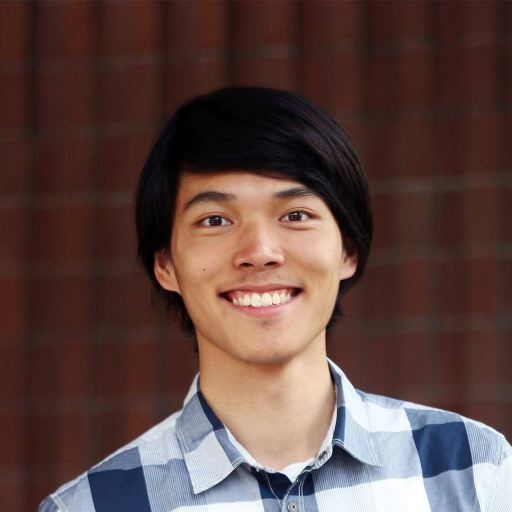
#> input picture seth.jpg, 1024 x 1024 px, found by its file name (shown at 1/2 size)
$ jupyter execute --allow-errors Untitled5.ipynb
#> lines starting #> are read from the running program, lines starting #| are printed output that depends on the picture
[cell 1]
import imageio
import numpy as np
from matplotlib import pyplot as py
from scipy.stats import norm
from statistics import stdev
from scipy.optimize import curve_fit
import pylab
from collections import defaultdict
from PIL import Image

[cell 2]
#Eval function 1 based on input_file.txt
# [19 lines left out: functions evaluate_fit_function, evaluate_fit_function_curve2, not called in this run]


#Per cone formulas that are used in Eval function 2
def L_formula(x, wavelength_max):
    result = (abs(x-wavelength_max)/28.5)**3.1 + 1
    return 1/result
def M_formula(x, wavelength_max):
    result = (abs(x-wavelength_max)/41)**2.8 + 1
    return 1/result
def S_formula(x, wavelength_max):
    result = (abs(x-wavelength_max)/52)**3.3 + 1
    return 1/result


#Error Function Number 1 - Weighted multipliers of raw differences between proposed pixel and actual pixel
# [31 lines left out: functions wavelength_error_sum, wavelength_error_ratio, not called in this run]


#-----------------------------------------------------------------------------------------------------------------------

#Set Error Function and Eval Function up here

eval_function = evaluate_fit_function_curve2
error_function = wavelength_error_sum


#Find wavelength that maps closest to given pixel value
# [11 lines left out: function find_closest_wavelength, not called in this run]

#Read in  image
def read_in_image(image_name):

    im = imageio.imread(image_name, pilmode='RGB')
    print(im.shape)
    return im

#Bring rgb values into range [0,1]
def normalize_RGB(rgb):
    return [x/255 for x in rgb]


#Remap pixel from RGB space to spectral space (Incorporates all previous functions)
# [9 lines left out: function remap_pixel, not called in this run]

def check_int(s):
    s = str(s)
    if s[0] in ('-', '+'):
        return s[1:].isdigit()
    return s.isdigit()

#Loads input_file.txt into 2D numpy array
def clean_data(txt_file):
    with open(txt_file) as f:
#> (reads input_file.txt from the repository)
        lines = [line.rstrip('\n') for line in f]

    split_lines = []
    for line in lines:
        temp_array = line.split(" ")
        # print(temp_array)
        to_add = []

        for item in temp_array:
            # print("{} {} {}".format(item, check_int(item), to_add))
            if check_int(item) and len(to_add) > 0:

                split_lines.append(to_add)
                to_add = []
                to_add.append(item)
            else:
                to_add.append(item)
        if to_add:
            split_lines.append(to_add)

#     print(split_lines)
    for row in split_lines:
        for rowIndex in range(len(row)):
            if ord(row[rowIndex][0]) in [8722, 8211] :
                row[rowIndex] = '-' + row[rowIndex][1:]

            if ord(row[rowIndex][0]) in [8722, 8211] or (row[rowIndex][0] == '-' and len(row[rowIndex]) == 1):
                row[rowIndex] = np.nan
            else:
                try:
                    row[rowIndex] = float(row[rowIndex])
                except Exception as e:
                    print(e)
                    exit()

    np.asarray(split_lines)

    return split_lines

#> (a cell that did not finish here is left out)

#> (a cell that did not finish here is left out)

[cell 5]
#Testing environment for equation estimates of sensitivity spectra (Eval Function 2)

expanded_axis = np.arange(340., 800., 5.)
S_max, M_max, L_max = 444, 532, 564
def L_formula(x, wavelength_max):
    result = (abs(x-wavelength_max)/28.5)**3.1 + 1
    return 1/result
def M_formula(x, wavelength_max):
    result = (abs(x-wavelength_max)/41)**2.8 + 1
    return 1/result
def S_formula(x, wavelength_max):
    result = (abs(x-wavelength_max)/52)**3.3 + 1
    return 1/result


S_data = [S_formula(x, S_max) for x in expanded_axis]
M_data = [M_formula(x, M_max) for x in expanded_axis]
L_data = [L_formula(x, L_max) for x in expanded_axis]
L_data
py.plot(expanded_axis, L_data)
py.plot(expanded_axis, S_data)
py.plot(expanded_axis, M_data)
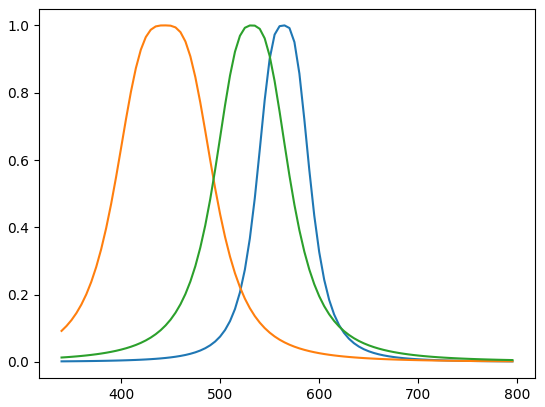
#> figure drawn by matplotlib, 1 panel; curve peaks at x = 565, y = 1; curve peaks at x = 445, y = 1; curve peaks at x = 530, y = 1

[cell 6]
#Graphing function for eval function 1 (Disregard for now)

coneType_to_hypers = {}
#> (the rest of this cell did not finish here and is left out)

[cell 7]
#Main - Repeatedly runs remap_pixel to remap entire input image


image_data = read_in_image("/Users/rahulbalakrishnan/Desktop/seth.jpg")
#> in read_in_image, im is the input picture: shape (1024, 1024, 3); mean R, G, B 92.7, 68.6, 64.7
#| (1024, 1024, 3)
image_data = image_data.astype("float")
row_count = len(image_data)
#> row_count = 1024
count = 1
cache = {}
hash_code = lambda x: x[0]*(256**2) + x[1]*256 + x[2]


#> (the rest of this cell did not finish here and is left out)

[cell 8]
imgd = read_in_image("/Users/rahulbalakrishnan/Desktop/switzerland-hero.jpg")
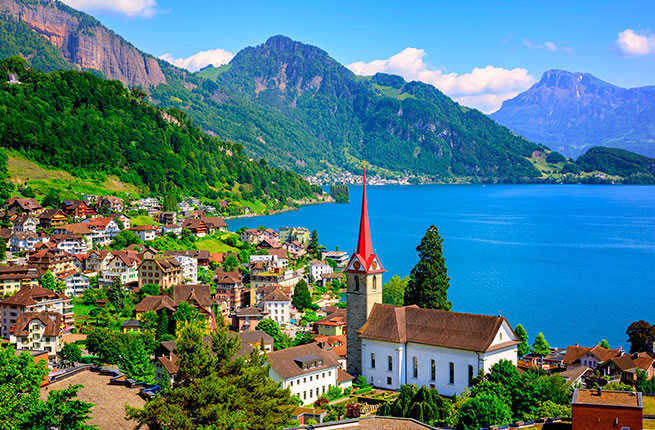
#> input picture switzerland-hero.jpg, 655 x 430 px, found by its file name
#> in read_in_image, im is the input picture: shape (430, 655, 3); mean R, G, B 79.2, 124.1, 130.3
#| (430, 655, 3)
imgd = imgd.astype("float")
imgd
#> (the rest of this cell did not finish here and is left out)
